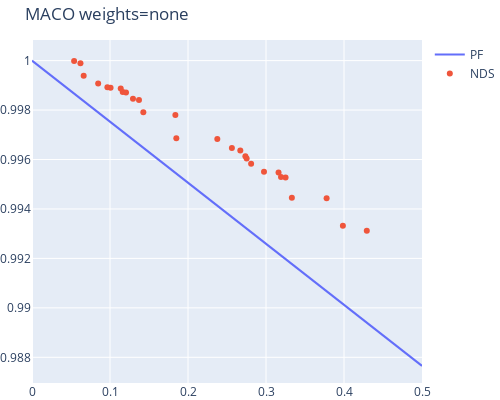
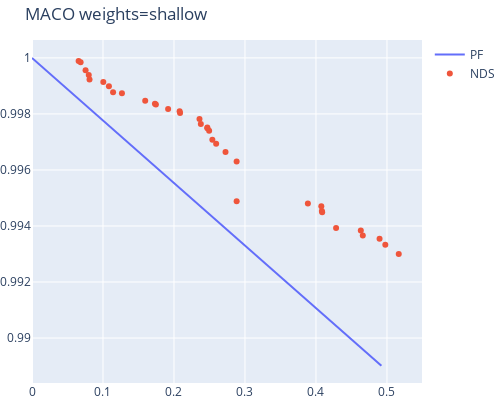
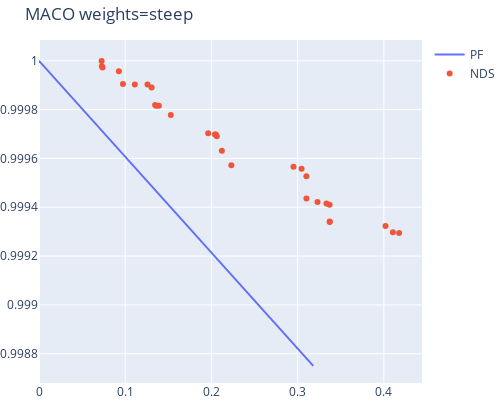

The notebook cell these images were saved under, in order:
### Markdown cell above
# weigths variation

### Code cell
from moo.maco import MACO
from helper import run_test, plot_2d_front

problem=MACO(n_var=10, wtype=None)
res = run_test(problem)
plot_2d_front(res, problem, "MACO weights=none")

problem=MACO(n_var=10, wtype="shallow")
res = run_test(problem)
plot_2d_front(res, problem, "MACO weights=shallow")

problem=MACO(n_var=10, wtype="steep")
res = run_test(problem)
plot_2d_front(res, problem, "MACO weights=steep")
